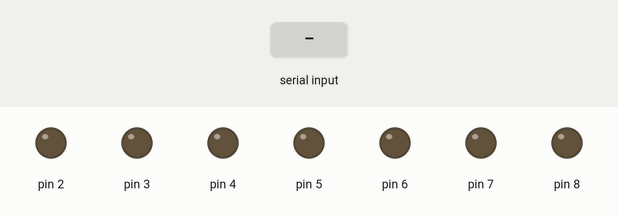
Recording of a sketch running on a simulated Arduino Uno, built with avr-gcc and run on an emulated ATmega328P. Shown: output pins drawn as LEDs (lit = HIGH). Inputs (shaded band) come from the test bench.

Above: at 1.2 s.
1.3 s: "1" received over Serial
At 1.7 s:
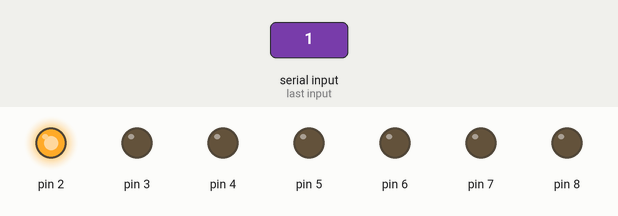
2.8 s: "2" received over Serial
At 4.0 s:
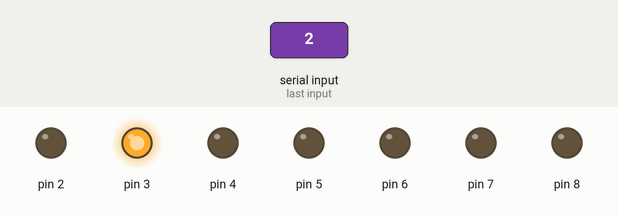
4.3 s: "3" received over Serial
At 5.2 s:
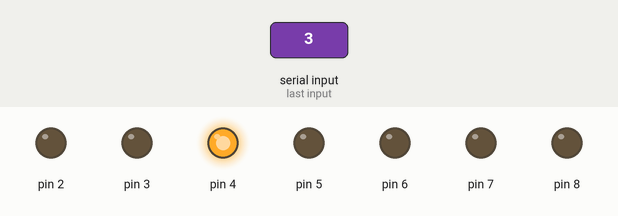
5.8 s: "4" received over Serial
At 6.4 s:
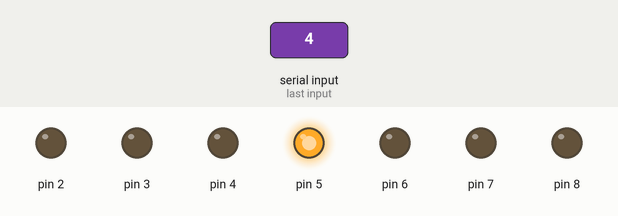
7.3 s: "5" received over Serial
At 8.5 s:
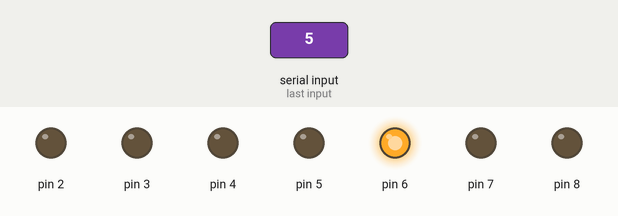
8.8 s: "6" received over Serial
At 9.8 s:
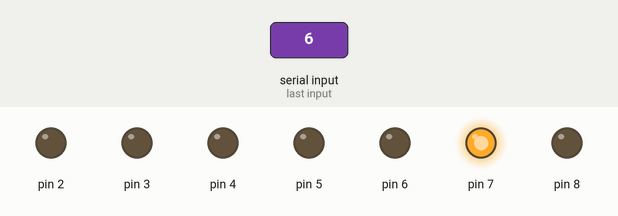
Timing chart, 0 to 11.3 s (numbered marks = the images above; inputs shaded):
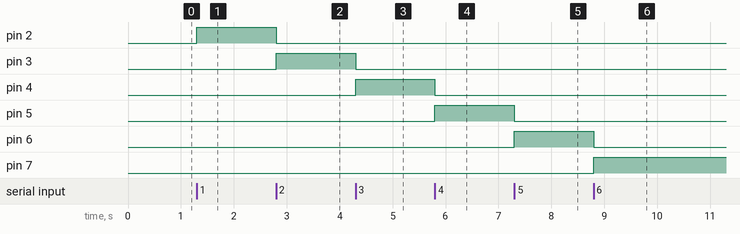

Measured:
- after the input at 1.3 s, pin 2: LOW → HIGH at once
- after the input at 2.8 s, pin 2: HIGH → LOW at once; pin 3: LOW → HIGH at once
- after the input at 4.3 s, pin 3: HIGH → LOW at once; pin 4: LOW → HIGH at once
- after the input at 5.8 s, pin 4: HIGH → LOW at once; pin 5: LOW → HIGH at once
- after the input at 7.3 s, pin 5: HIGH → LOW at once; pin 6: LOW → HIGH at once
- after the input at 8.8 s, pin 6: HIGH → LOW at once; pin 7: LOW → HIGH at once

The sketch:

gesture.ino
```cpp
void setup() {
  Serial.begin(9600);

  // Set all pins as OUTPUT
  for (int pin = 2; pin <= 8; pin++) {
    pinMode(pin, OUTPUT);
    digitalWrite(pin, LOW);  // Ensure all are OFF initially
  }
}

void loop() {
  if (Serial.available()) {
    char command = Serial.read();

    // Turn OFF all pins first to prevent overlap
    for (int pin = 2; pin <= 8; pin++) {
      digitalWrite(pin, LOW);
    }

    // Turn ON the corresponding pin
    switch (command) {
      case '1': digitalWrite(2, HIGH); break; // Palm
      case '2': digitalWrite(3, HIGH); break; // Fist
      case '3': digitalWrite(4, HIGH); break; // Two Fingers
      case '4': digitalWrite(5, HIGH); break; // Thumbs Up
      case '5': digitalWrite(6, HIGH); break; // Index Finger
      case '6': digitalWrite(7, HIGH); break; // Rock Sign
      case '7': digitalWrite(8, HIGH); break; // Call Me
      default: break; // Do nothing on unknown input
    }

    delay(500);  // Keep pin ON for a short while
  }
}
```
